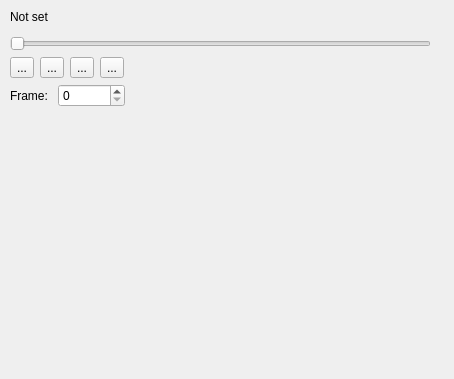
<?xml version="1.0" encoding="UTF-8"?>
<ui version="4.0">
 <class>VideoWindow</class>
 <widget class="QWidget" name="VideoWindow">
  <property name="geometry">
   <rect>
    <x>0</x>
    <y>0</y>
    <width>454</width>
    <height>379</height>
   </rect>
  </property>
  <property name="sizePolicy">
   <sizepolicy hsizetype="Preferred" vsizetype="Preferred">
    <horstretch>0</horstretch>
    <verstretch>0</verstretch>
   </sizepolicy>
  </property>
  <property name="windowTitle">
   <string>Video Window</string>
  </property>
  <widget class="QWidget" name="verticalLayoutWidget">
   <property name="geometry">
    <rect>
     <x>10</x>
     <y>10</y>
     <width>421</width>
     <height>341</height>
    </rect>
   </property>
   <layout class="QVBoxLayout" name="verticalLayout">
    <property name="sizeConstraint">
     <enum>QLayout::SetMinimumSize</enum>
    </property>
    <item>
     <widget class="QLabel" name="filename_label">
      <property name="text">
       <string>Not set</string>
      </property>
     </widget>
    </item>
    <item>
     <widget class="ClickableLabel" name="image_frame" native="true">
      <property name="text" stdset="0">
       <string/>
      </property>
     </widget>
    </item>
    <item>
     <widget class="QSlider" name="frame_slider">
      <property name="orientation">
       <enum>Qt::Horizontal</enum>
      </property>
     </widget>
    </item>
    <item>
     <layout class="QHBoxLayout" name="horizontalLayout">
      <property name="sizeConstraint">
       <enum>QLayout::SetNoConstraint</enum>
      </property>
      <item>
       <widget class="QToolButton" name="rewind_button">
        <property name="text">
         <string>...</string>
        </property>
        <property name="icon">
         <iconset resource="VideoWindow.qrc">
          <normaloff>:/resources/rewind.png</normaloff>:/resources/rewind.png</iconset>
        </property>
        <property name="iconSize">
         <size>
          <width>32</width>
          <height>32</height>
         </size>
        </property>
       </widget>
      </item>
      <item>
       <widget class="QToolButton" name="play_button">
        <property name="text">
         <string>...</string>
        </property>
        <property name="icon">
         <iconset resource="VideoWindow.qrc">
          <normaloff>:/resources/play.png</normaloff>:/resources/play.png</iconset>
        </property>
        <property name="iconSize">
         <size>
          <width>32</width>
          <height>32</height>
         </size>
        </property>
       </widget>
      </item>
      <item>
       <widget class="QToolButton" name="record_button">
        <property name="text">
         <string>...</string>
        </property>
        <property name="icon">
         <iconset resource="VideoWindow.qrc">
          <normaloff>:/resources/record.png</normaloff>:/resources/record.png</iconset>
        </property>
        <property name="iconSize">
         <size>
          <width>32</width>
          <height>32</height>
         </size>
        </property>
       </widget>
      </item>
      <item>
       <widget class="QToolButton" name="forward_button">
        <property name="text">
         <string>...</string>
        </property>
        <property name="icon">
         <iconset resource="VideoWindow.qrc">
          <normaloff>:/resources/fast-forward.png</normaloff>:/resources/fast-forward.png</iconset>
        </property>
        <property name="iconSize">
         <size>
          <width>32</width>
          <height>32</height>
         </size>
        </property>
       </widget>
      </item>
      <item>
       <spacer name="horizontalSpacer">
        <property name="orientation">
         <enum>Qt::Horizontal</enum>
        </property>
        <property name="sizeHint" stdset="0">
         <size>
          <width>40</width>
          <height>20</height>
         </size>
        </property>
       </spacer>
      </item>
     </layout>
    </item>
    <item>
     <layout class="QGridLayout" name="gridLayout_2">
      <item row="0" column="0">
       <widget class="QLabel" name="label_3">
        <property name="text">
         <string>Frame: </string>
        </property>
       </widget>
      </item>
      <item row="0" column="1">
       <widget class="QSpinBox" name="frame_num_spinbox">
        <property name="maximum">
         <number>999999</number>
        </property>
       </widget>
      </item>
      <item row="0" column="2">
       <spacer name="horizontalSpacer_2">
        <property name="orientation">
         <enum>Qt::Horizontal</enum>
        </property>
        <property name="sizeHint" stdset="0">
         <size>
          <width>40</width>
          <height>20</height>
         </size>
        </property>
       </spacer>
      </item>
     </layout>
    </item>
    <item>
     <spacer name="verticalSpacer">
      <property name="orientation">
       <enum>Qt::Vertical</enum>
      </property>
      <property name="sizeHint" stdset="0">
       <size>
        <width>20</width>
        <height>40</height>
       </size>
      </property>
     </spacer>
    </item>
   </layout>
  </widget>
 </widget>
 <customwidgets>
  <customwidget>
   <class>ClickableLabel</class>
   <extends>QWidget</extends>
   <header>clickablelabel.h</header>
  </customwidget>
 </customwidgets>
 <resources>
  <include location="VideoWindow.qrc"/>
 </resources>
 <connections/>
</ui>
